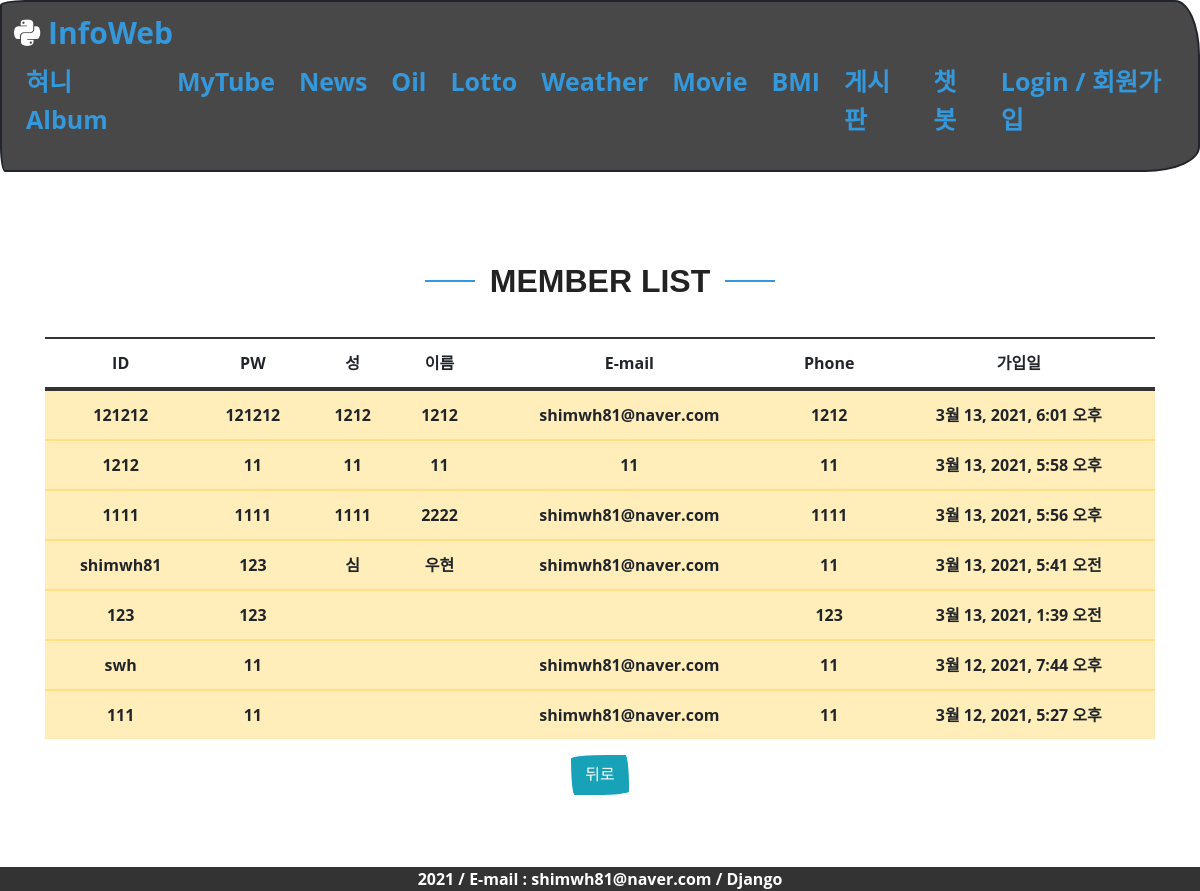
The app's page /member/memlist, older data.
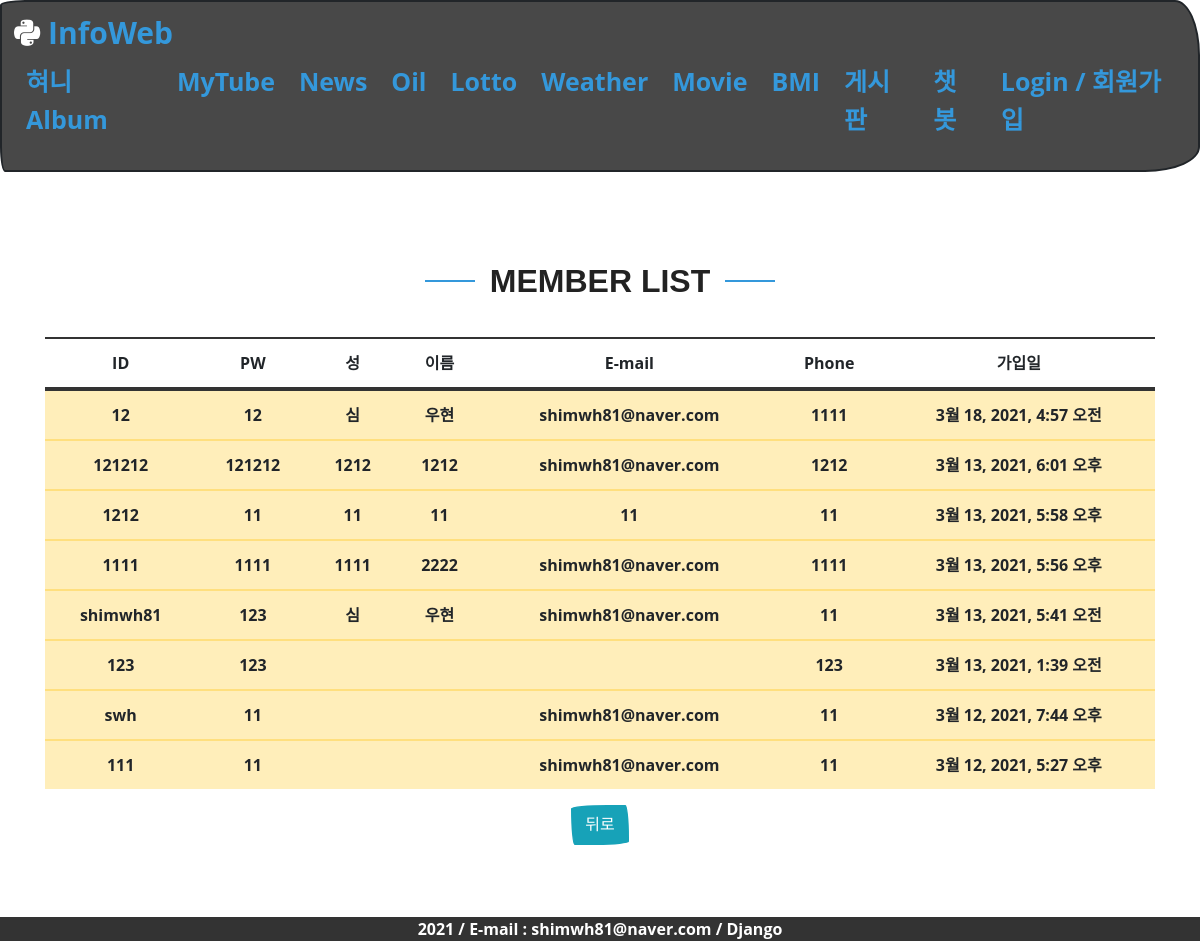
The same page, newer data.
### users/models.py (models this page shows, shortened)
class User(AbstractUser):
    phone = models.CharField(max_length=11)
    regdate = models.DateTimeField(auto_now_add=True)

### users/views.py (the view)
# urls.py: path('memlist', views.memlist, name='memlist'),
def memlist(request):
    memlist = User.objects.exclude(username='admin').order_by('-regdate')
    return render(request,'infoweb/memlist.html', {'memlist':memlist})

### templates/infoweb/memlist.html
{% extends "infoweb/base.html" %}
{% load static %}
{% block content %}
<div  class="form-group">
    <div class="my_title">
        <h1>Member List</h1>
    </div>
  <br>
<table class="table table-hover">
    <thead>
        <tr>
            <th>ID</th>
            <th>PW</th>
            <th>성</th>
            <th>이름</th>
            <th>E-mail</th>
            <th>Phone</th>
            <th>가입일</th>
        </tr>
    </thead>
    <tbody>
    {% for mem in memlist %}
        <tr class="table-warning">
            <td>{{mem.username}}</td>
            <td>{{mem.password}}</td>
            <td>{{mem.last_name}}</td>
            <td>{{mem.first_name}}</td>
            <td>{{mem.email}}</td>
            <td>{{mem.phone}}</td>
            <td>{{mem.regdate}}</td>
        </tr>
    {% endfor %}
    </tbody>
</table>
<a href="{% url 'mypage' %}"><input type="button" class="btn btn-info" value="뒤로"></a>
</div>
{% endblock %}

Row changes from the older to the newer data that the page shows:
added User: username "12", password "12", last_name "심", first_name "우현", email "shimwh81@naver.com", phone "1111", regdate "3월 18, 2021, 4:57 오전"
